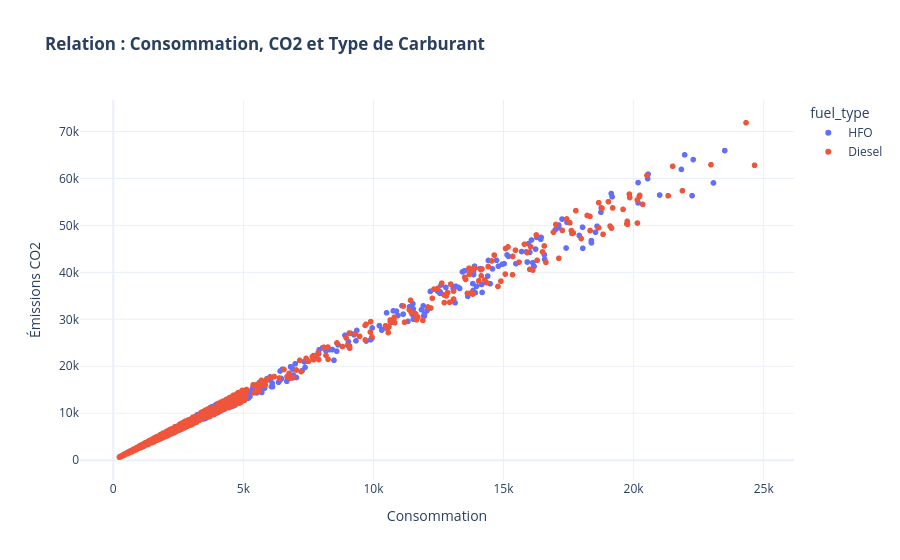

This figure's notebook cell:
### Code cell
import plotly.express as px

# Relation Consommation, CO2 et Type de carburant
fig_co2 = px.scatter(
    df, 
    x='fuel_consumption', 
    y='CO2_emissions', 
    color='fuel_type',
    title="<b>Relation : Consommation, CO2 et Type de Carburant</b>",
    labels={'fuel_consumption': 'Consommation', 'CO2_emissions': 'Émissions CO2'},
    template='plotly_white'
)
fig_co2.show()

### Figure 1 — Plotly figure (JSON) as saved in the notebook; plotly's stock layout.template omitted (floating-point values rounded to 4 significant figures; data arrays with more than 128 entries replaced by an {"elided": "..."} marker saying what was removed)
{"data": [{"hovertemplate": "fuel_type=HFO<br>Consommation=%{x}<br>Émissions CO2=%{y}<extra></extra>", "legendgroup": "HFO", "marker": {"color": "#636efa", "symbol": "circle"}, "mode": "markers", "name": "HFO", "showlegend": true, "type": "scattergl", "x": {"elided": "541 float values"}, "xaxis": "x", "y": {"elided": "541 float values"}, "yaxis": "y"}, {"hovertemplate": "fuel_type=Diesel<br>Consommation=%{x}<br>Émissions CO2=%{y}<extra></extra>", "legendgroup": "Diesel", "marker": {"color": "#EF553B", "symbol": "circle"}, "mode": "markers", "name": "Diesel", "showlegend": true, "type": "scattergl", "x": {"elided": "899 float values"}, "xaxis": "x", "y": {"elided": "899 float values"}, "yaxis": "y"}], "layout": {"legend": {"title": {"text": "fuel_type"}, "tracegroupgap": 0}, "title": {"text": "<b>Relation : Consommation, CO2 et Type de Carburant</b>"}, "xaxis": {"anchor": "y", "domain": [0, 1], "title": {"text": "Consommation"}}, "yaxis": {"anchor": "x", "domain": [0, 1], "title": {"text": "Émissions CO2"}}}}
